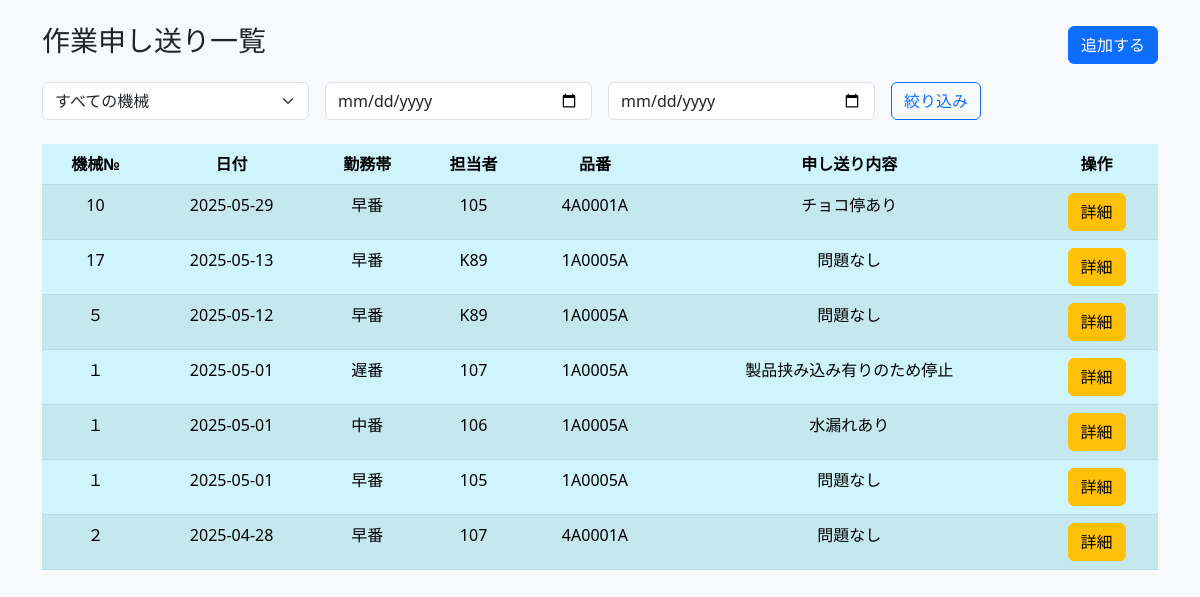
Before: / with the older database file.
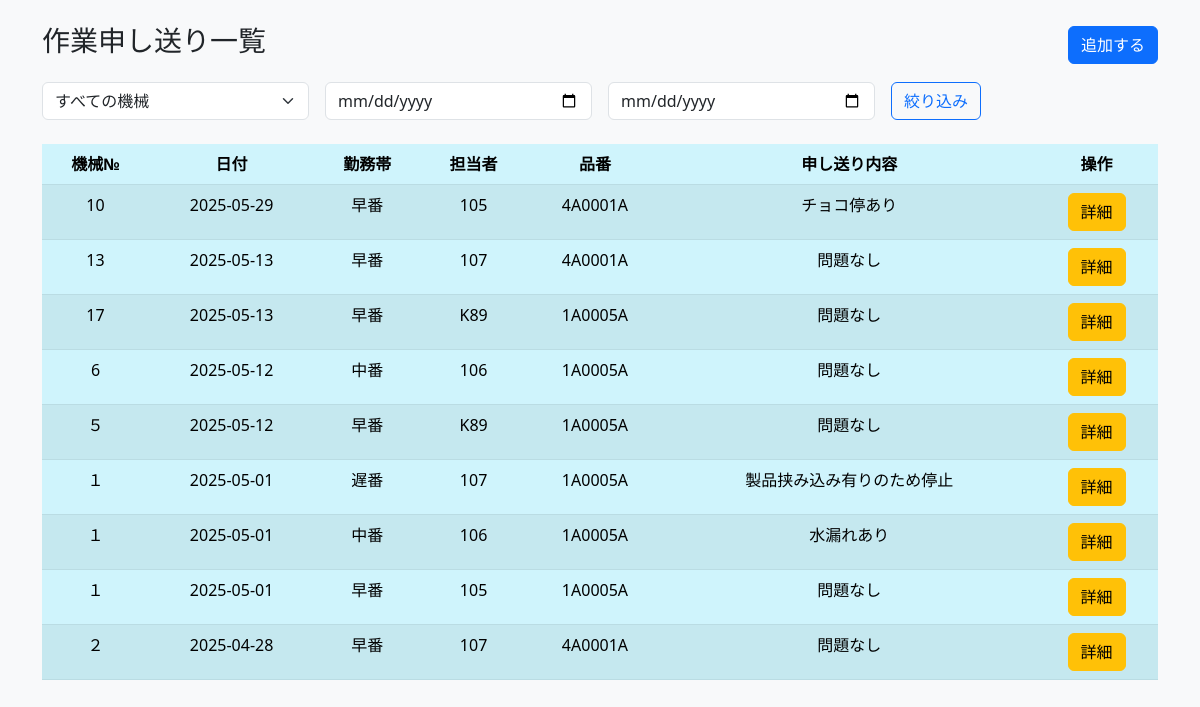
After: the same page with the newer database file.
### tables this page shows
CREATE TABLE work_notes (
        id INTEGER PRIMARY KEY AUTOINCREMENT,
        machine_no TEXT NOT NULL,           -- 機械番号
        date DATE NOT NULL,                 -- 日付
        shift TEXT NOT NULL,                -- 勤務帯（例：早番、遅番など）
        operator TEXT NOT NULL,             -- 担当者
        product_no TEXT NOT NULL,           -- 品番
        note TEXT NOT NULL,                 -- 申し送り内容
        created_at TIMESTAMP DEFAULT CURRENT_TIMESTAMP,
        updated_at TIMESTAMP DEFAULT CURRENT_TIMESTAMP
    );

### app.py (the view)
@app.route("/", methods=["GET", "POST"])
def index():
    if request.method == "POST":
        machine_no = request.form["machine_no"]
        date = request.form["date"]
        shift = request.form["shift"]
        operator = request.form["operator"]
        product_no = request.form["product_no"]
        note = request.form["note"]
        add_work_note(machine_no, date, shift, operator, product_no, note)
        return redirect(url_for("index"))
    else:
        machine_no = request.args.get("machine_no")
        start_date = request.args.get("start_date")
        end_date = request.args.get("end_date")
        work_notes = get_filtered_work_notes(machine_no, start_date, end_date)
        machine_nos = get_machine_nos()  # ← 機械№一覧
        return render_template("index.html", work_notes=work_notes)

### database.py (called while the page is built)
def get_connection_db():
    conn = sqlite3.connect("todo.db")
    conn.row_factory = sqlite3.Row
    return conn

def get_machine_nos():
    conn = get_connection_db()
    c = conn.cursor()
    c.execute("SELECT DISTINCT machine_no FROM work_notes ORDER BY machine_no")
    return [row["machine_no"] for row in c.fetchall()]

def get_filtered_work_notes(machine_no=None, start_date=None, end_date=None):
    conn = get_connection_db()
    c = conn.cursor()
    query = "SELECT * FROM work_notes WHERE 1=1"
    params = []
    if machine_no:
        query += " AND machine_no = ?"
        params.append(machine_no)
    if start_date:
        query += " AND date >= ?"
        params.append(start_date)
    if end_date:
        query += " AND date <= ?"
        params.append(end_date)
    query += " ORDER BY date DESC, id DESC"
    c.execute(query, params)
    rows = c.fetchall()
    conn.close()
    return rows

### templates/index.html (shortened to what this page needs)
<!DOCTYPE html>
<html lang="ja">
<head>
    <link href="https://cdn.jsdelivr.net/npm/bootstrap@5.3.0/dist/css/bootstrap.min.css" rel="stylesheet">
</head>
<body class="bg-light">
    <div class="container mt-4">
        <div class="d-flex justify-content-between align-items-center mb-3">
            <h3>作業申し送り一覧</h3>
            <button class="btn btn-primary" data-bs-toggle="collapse" data-bs-target="#addform">追加する</button>
        </div>
        <form method="get" class="row g-3 mb-4">
            <div class="col-md-3">
                <select name="machine_no" class="form-select">
                    <option value="">すべての機械</option>
                </select>
            </div>
            <div class="col-md-3">
                <input type="date" name="start_date" class="form-control" value="{{ request.args.get('start_date', '') }}">
            </div>
            <div class="col-md-3">
                <input type="date" name="end_date" class="form-control" value="{{ request.args.get('end_date', '') }}">
            </div>
            <div class="col-md-2">
                <button type="submit" class="btn btn-outline-primary">絞り込み</button>
            </div>
        </form>
        <table class="table table-striped table-hover text-center table-info">
            <thead>
                <tr>
                    <th>機械№</th>
                    <th>日付</th>
                    <th>勤務帯</th>
                    <th>担当者</th>
                    <th>品番</th>
                    <th>申し送り内容</th>
                    <th>操作</th>
                </tr>
            </thead>
            <tbody>
                {% for note in work_notes %}
                <tr>
                    <td>{{ note['machine_no'] }}</td>
                    <td>{{ note['date'] }}</td>
                    <td>{{ note['shift'] }}</td>
                    <td>{{ note['operator'] }}</td>
                    <td>{{ note['product_no'] }}</td>
                    <td>{{ note['note'] }}</td>
                    <td>
                        <a href="{{ url_for('show', id=note['id']) }}" class="btn btn-warning">詳細</a>
                    </td>
                </tr>
                {% endfor %}
            </tbody>
        </table>
    </div>
</body>
</html>

Changed rows visible on the page:
added work_notes: machine_no "13", date "2025-05-13", shift "早番", operator "107", product_no "4A0001A", note "問題なし"
added work_notes: machine_no "6", date "2025-05-12", shift "中番", operator "106", product_no "1A0005A", note "問題なし"
